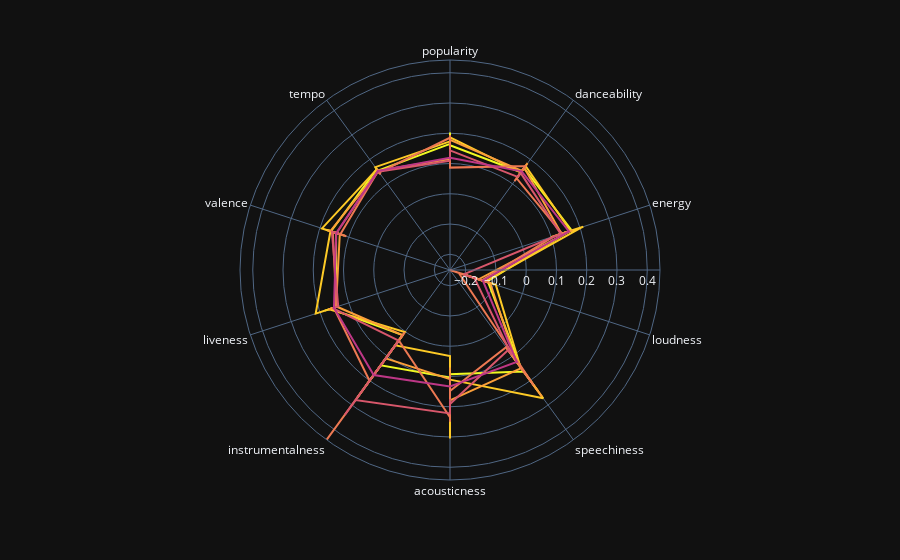

Source (notebook cell):
### Code cell
fig.show()

### Figure 1 — Plotly figure (JSON) as saved in the notebook; plotly's stock layout.template omitted (floating-point values rounded to 4 significant figures; data arrays with more than 128 entries replaced by an {"elided": "..."} marker saying what was removed)
{"data": [{"hovertemplate": "Q3=Undergraduate, 3rd year (2024)<br>value=%{r}<br>variable=%{theta}<extra></extra>", "legendgroup": "Undergraduate, 3rd year (2024)", "line": {"color": "#f0f921", "dash": "solid"}, "marker": {"symbol": "circle"}, "mode": "lines", "name": "Undergraduate, 3rd year (2024)", "r": [0.1651, 0.1619, 0.1499, 0.1941, 0.1276, 0.1607, 0.1668, 0.2025, 0.1594, 0.1364, 0.1516, 0.1602, 0.1474, 0.1378, 0.1356, 0.1698, 0.1638, 0.1699, 0.1661, 0.1656, 0.1472, 0.1548, 0.134, 0.1644, 0.1711, 0.1527, 0.1199, 0.1545, 0.1363, 0.1746, 0.159, 0.1623, 0.1498, 0.1664, 0.1671, 0.1624, -0.1259, -0.1646, -0.1954, -0.1299, -0.1451, -0.1141, -0.1235, -0.1253, -0.1283, -0.1132, -0.1368, -0.1191, 0.1451, 0.1044, 0.06907, 0.2442, 0.1539, 0.1586, 0.1718, 0.1211, 0.1069, 0.1117, 0.08874, 0.1631, 0.09266, 0.1326, 0.2159, 0.1089, 0.1527, 0.07095, 0.1072, 0.1344, 0.1448, 0.1315, 0.1115, 0.1035, 0.1374, 0.2207, 0.08476, 0.06152, 0.02234, 0.03374, 0.03871, 0.1683, 0.01812, 0.0481, 0.114, 0.01413, 0.1632, 0.1539, 0.1474, 0.1827, 0.1355, 0.1523, 0.1497, 0.1477, 0.14, 0.1487, 0.1698, 0.1427, 0.1441, 0.1399, 0.1723, 0.1362, 0.1444, 0.1777, 0.1519, 0.1749, 0.1453, 0.1643, 0.1697, 0.1618, 0.1599, 0.153, 0.1462, 0.1524, 0.1515, 0.1523, 0.1539, 0.1473, 0.1529, 0.1531, 0.1569, 0.1536, 0.1651], "showlegend": true, "subplot": "polar", "theta": ["popularity", "popularity", "popularity", "popularity", "popularity", "popularity", "popularity", "popularity", "popularity", "popularity", "popularity", "popularity", "danceability", "danceability", "danceability", "danceability", "danceability", "danceability", "danceability", "danceability", "danceability", "danceability", "danceability", "danceability", "energy", "energy", "energy", "energy", "energy", "energy", "energy", "energy", "energy", "energy", "energy", "energy", "loudness", "loudness", "loudness", "loudness", "loudness", "loudness", "loudness", "loudness", "loudness", "loudness", "loudness", "loudness", "speechiness", "speechiness", "speechiness", "speechiness", "speechiness", "speechiness", "speechiness", "speechiness", "speechiness", "speechiness", "speechiness", "speechiness", "acousticness", "acousticness", "acousticness", "acousticness", "acousticness", "acousticness", "acousticness", "acousticness", "acousticness", "acousticness", "acousticness", "acousticness", "instrumentalness", "instrumentalness", "instrumentalness", "instrumentalness", "instrumentalness", "instrumentalness", "instrumentalness", "instrumentalness", "instrumentalness", "instrumentalness", "instrumentalness", "instrumentalness", "liveness", "liveness", "liveness", "liveness", "liveness", "liveness", "liveness", "liveness", "liveness", "liveness", "liveness", "liveness", "valence", "valence", "valence", "valence", "valence", "valence", "valence", "valence", "valence", "valence", "valence", "valence", "tempo", "tempo", "tempo", "tempo", "tempo", "tempo", "tempo", "tempo", "tempo", "tempo", "tempo", "tempo", "popularity"], "type": "scatterpolar"}, {"hovertemplate": "Q3=Undergraduate, 1st year (2026)<br>value=%{r}<br>variable=%{theta}<extra></extra>", "legendgroup": "Undergraduate, 1st year (2026)", "line": {"color": "#fdca26", "dash": "solid"}, "marker": {"symbol": "circle"}, "mode": "lines", "name": "Undergraduate, 1st year (2026)", "r": [0.1732, 0.09753, 0.1399, 0.1261, 0.1329, 0.1821, 0.1314, 0.1862, 0.1473, 0.1304, 0.1641, 0.1211, 0.1552, 0.1711, 0.1285, 0.173, 0.1667, 0.0982, 0.1566, 0.2114, 0.1544, 0.1555, 0.1237, 0.207, -0.13, -0.2001, -0.1287, -0.1014, -0.1362, -0.1288, -0.1863, -0.09259, 0.1436, 0.1185, 0.1236, 0.1457, 0.1408, 0.1993, 0.09315, 0.2723, 0.1104, 0.3049, 0.1178, 0.03704, 0.1362, 0.1087, 0.2178, 0.03222, 0.05584, 0.2724, 0.03049, 0.1885, 0.08296, 0.03201, 0.2066, 0.001959, 0.168, 0.1392, 0.1527, 0.1732, 0.1443, 0.1567, 0.1442, 0.2148, 0.1635, 0.1136, 0.1752, 0.1524, 0.1502, 0.1434, 0.1419, 0.1929, 0.1596, 0.1409, 0.1501, 0.1634, 0.1525, 0.1589, 0.1493, 0.1682, 0.1732], "showlegend": true, "subplot": "polar", "theta": ["popularity", "popularity", "popularity", "popularity", "popularity", "popularity", "popularity", "popularity", "danceability", "danceability", "danceability", "danceability", "danceability", "danceability", "danceability", "danceability", "energy", "energy", "energy", "energy", "energy", "energy", "energy", "energy", "loudness", "loudness", "loudness", "loudness", "loudness", "loudness", "loudness", "loudness", "speechiness", "speechiness", "speechiness", "speechiness", "speechiness", "speechiness", "speechiness", "speechiness", "acousticness", "acousticness", "acousticness", "acousticness", "acousticness", "acousticness", "acousticness", "acousticness", "instrumentalness", "instrumentalness", "instrumentalness", "instrumentalness", "instrumentalness", "instrumentalness", "instrumentalness", "instrumentalness", "liveness", "liveness", "liveness", "liveness", "liveness", "liveness", "liveness", "liveness", "valence", "valence", "valence", "valence", "valence", "valence", "valence", "valence", "tempo", "tempo", "tempo", "tempo", "tempo", "tempo", "tempo", "tempo", "popularity"], "type": "scatterpolar"}, {"hovertemplate": "Q3=Undergraduate, 2nd year (2025)<br>value=%{r}<br>variable=%{theta}<extra></extra>", "legendgroup": "Undergraduate, 2nd year (2025)", "line": {"color": "#fb9f3a", "dash": "solid"}, "marker": {"symbol": "circle"}, "mode": "lines", "name": "Undergraduate, 2nd year (2025)", "r": {"elided": "141 float values"}, "showlegend": true, "subplot": "polar", "theta": {"elided": "141 str values"}, "type": "scatterpolar"}, {"hovertemplate": "Q3=Undergraduate, 4th year (2023)<br>value=%{r}<br>variable=%{theta}<extra></extra>", "legendgroup": "Undergraduate, 4th year (2023)", "line": {"color": "#ed7953", "dash": "solid"}, "marker": {"symbol": "circle"}, "mode": "lines", "name": "Undergraduate, 4th year (2023)", "r": [0.1853, 0.08632, 0.1543, 0.1938, 0.08646, 0.1727, 0.1108, 0.1764, 0.169, 0.1227, 0.1374, 0.1045, 0.1575, 0.1634, 0.112, -0.1416, -0.2519, -0.119, -0.1191, -0.2218, 0.21, 0.1207, 0.2189, 0.1844, 0.06356, 0.1481, 0.2498, 0.09393, 0.1041, 0.235, 0.03588, 0.4421, 0.002319, 0.02233, 0.2006, 0.1519, 0.1475, 0.1376, 0.1562, 0.1428, 0.1554, 0.1083, 0.1581, 0.1613, 0.1292, 0.1521, 0.1382, 0.1518, 0.156, 0.147, 0.1853], "showlegend": true, "subplot": "polar", "theta": ["popularity", "popularity", "popularity", "popularity", "popularity", "danceability", "danceability", "danceability", "danceability", "danceability", "energy", "energy", "energy", "energy", "energy", "loudness", "loudness", "loudness", "loudness", "loudness", "speechiness", "speechiness", "speechiness", "speechiness", "speechiness", "acousticness", "acousticness", "acousticness", "acousticness", "acousticness", "instrumentalness", "instrumentalness", "instrumentalness", "instrumentalness", "instrumentalness", "liveness", "liveness", "liveness", "liveness", "liveness", "valence", "valence", "valence", "valence", "valence", "tempo", "tempo", "tempo", "tempo", "tempo", "popularity"], "type": "scatterpolar"}, {"hovertemplate": "Q3=Graduate student<br>value=%{r}<br>variable=%{theta}<extra></extra>", "legendgroup": "Graduate student", "line": {"color": "#d8576b", "dash": "solid"}, "marker": {"symbol": "circle"}, "mode": "lines", "name": "Graduate student", "r": [0.1094, 0.123, 0.1435, 0.1285, 0.1347, 0.1449, 0.1331, 0.1379, 0.13, -0.2045, -0.1866, -0.1673, 0.09289, 0.09497, 0.0751, 0.1908, 0.1744, 0.2222, 0.2793, 0.3398, 0.03691, 0.1559, 0.1348, 0.1366, 0.1585, 0.1325, 0.1428, 0.1519, 0.1509, 0.1496, 0.1094], "showlegend": true, "subplot": "polar", "theta": ["popularity", "popularity", "popularity", "danceability", "danceability", "danceability", "energy", "energy", "energy", "loudness", "loudness", "loudness", "speechiness", "speechiness", "speechiness", "acousticness", "acousticness", "acousticness", "instrumentalness", "instrumentalness", "instrumentalness", "liveness", "liveness", "liveness", "valence", "valence", "valence", "tempo", "tempo", "tempo", "popularity"], "type": "scatterpolar"}, {"hovertemplate": "Q3=Undergraduate, other<br>value=%{r}<br>variable=%{theta}<extra></extra>", "legendgroup": "Undergraduate, other", "line": {"color": "#bd3786", "dash": "solid"}, "marker": {"symbol": "circle"}, "mode": "lines", "name": "Undergraduate, other", "r": [0.1189, 0.1512, 0.1615, -0.1377, 0.1233, 0.1327, 0.1771, 0.1513, 0.1434, 0.1533, 0.1189], "showlegend": true, "subplot": "polar", "theta": ["popularity", "danceability", "energy", "loudness", "speechiness", "acousticness", "instrumentalness", "liveness", "valence", "tempo", "popularity"], "type": "scatterpolar"}], "layout": {"legend": {"title": {"text": "Q3"}, "tracegroupgap": 0}, "margin": {"t": 60}, "polar": {"angularaxis": {"direction": "clockwise", "rotation": 90}, "domain": {"x": [0, 1], "y": [0, 1]}}, "showlegend": false}}
